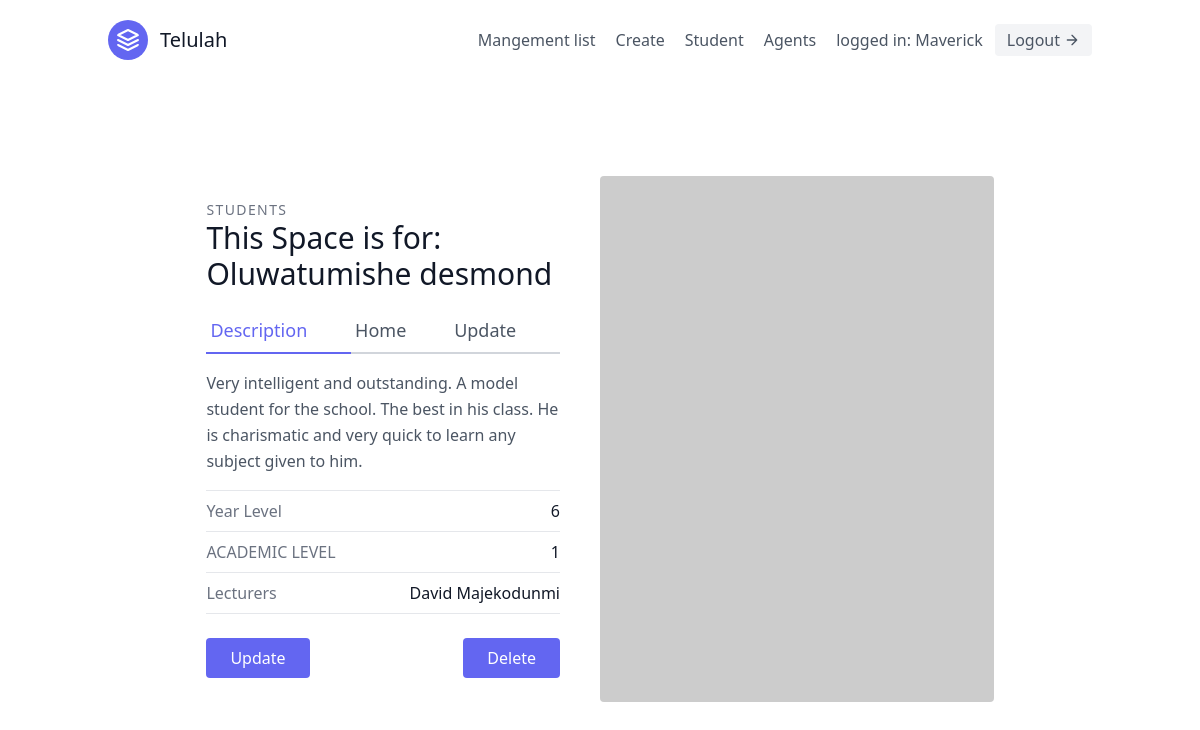
/app/students/1 (signed in), run on the app's committed database.
### app/models.py (models this page shows, shortened)
class User(AbstractUser):
    is_organisor = models.BooleanField(default=True)
    is_agent = models.BooleanField(default=False)
    is_admin=models.BooleanField('Is Admin',default=False)
    is_customer=models.BooleanField('Is Customer',default=True)
    class Meta(AbstractUser.Meta):
        swappable = 'AUTH_USER_MODEL'

class Students(models.Model):
    name = models.CharField(max_length=20)
    email = models.EmailField(max_length=25)
    Lecturers = models.ForeignKey(Lecturers, on_delete=models.CASCADE, null=True)
    year_level = models.CharField(choices=LEVEL, max_length=1)
    academic_level = models.CharField(choices=ACADEMIC_LEVEL, max_length=1)
    description = models.TextField()

class Lecturers(models.Model):
    name = models.CharField(max_length=20)
    email = models.EmailField(max_length=25)
    subjects_taught = models.CharField(choices=SUBJECTS, max_length=200)
    salary = models.IntegerField(max_length=200)
    level_of_expertise = models.CharField(choices=LEVEL_OF_EXPERTISE, max_length=1)
    years_of_experience = models.IntegerField()
    def salary(self):
        return self.salary
    def __str__(self):
        return self.name

### app/views.py (the view)
# urls.py: path('students/<int:pk>', app_student_detail, name='student_detail'),
@login_required
def app_student_detail(request, pk):
    model = Students.objects.get(id=pk)
    context = {
        'students': model
    }
    return render(request, 'app_student_list.html', context=context)

### app/templates/app_student_list.html
{% extends "base.html" %}
{% block content %}
<section class="text-gray-600 body-font overflow-hidden">
  <div class="container px-5 py-24 mx-auto">
    <div class="lg:w-4/5 mx-auto flex flex-wrap">
      <div class="lg:w-1/2 w-full lg:pr-10 lg:py-6 mb-6 lg:mb-0">
        <h2 class="text-sm title-font text-gray-500 tracking-widest">STUDENTS</h2>
        <h1 class="text-gray-900 text-3xl title-font font-medium mb-4">This Space is for: {{students.name}}</h1>
        <div class="flex mb-4">
          <a class="flex-grow text-indigo-500 border-b-2 border-indigo-500 py-2 text-lg px-1">Description</a>
          <a href='/' class="flex-grow border-b-2 border-gray-300 py-2 text-lg px-1">Home</a>
          <a href='{% url 'apps:student_update' user.pk %}' class="flex-grow border-b-2 border-gray-300 py-2 text-lg px-1">Update</a>
        </div>
        <p class="leading-relaxed mb-4">{{students.description}}</p>
        <div class="flex border-t border-gray-200 py-2">
          <span class="text-gray-500">Year Level</span>
          <span class="ml-auto text-gray-900">{{students.year_level}}</span>
        </div>
        <div class="flex border-t border-gray-200 py-2">
          <span class="text-gray-500">ACADEMIC LEVEL</span>
          <span class="ml-auto text-gray-900">{{students.academic_level}}</span>
        </div>
        <div class="flex border-t border-b mb-6 border-gray-200 py-2">
          <span class="text-gray-500">Lecturers</span>
          <span class="ml-auto text-gray-900">{{students.Lecturers}}</span>
        </div>
        <div class="flex">
          <button class="flex text-white bg-indigo-500 border-0 py-2 px-6 focus:outline-none hover:bg-indigo-600 rounded"><a href='{% url 'apps:student_update' user.pk %}'>Update</a></button>
          <button class="flex ml-auto text-white bg-indigo-500 border-0 py-2 px-6 focus:outline-none hover:bg-indigo-600 rounded"><a href='{% url 'apps:student_delete' user.pk %}'>Delete</a></button>
        </div>
      </div>
      <img alt="ecommerce" class="lg:w-1/2 w-full lg:h-auto h-64 object-cover object-center rounded" src="https://dummyimage.com/400x400">
    </div>
  </div>
</section>
{% endblock content %}

### app/templates/navbar.html (shortened to what this page needs)
<header class="text-gray-600 body-font">
  <div class="container mx-auto flex flex-wrap p-5 flex-col md:flex-row items-center">
    <a href='/'class="flex title-font font-medium items-center text-gray-900 mb-4 md:mb-0">
      <svg xmlns="http://www.w3.org/2000/svg" fill="none" stroke="currentColor" stroke-linecap="round" stroke-linejoin="round" stroke-width="2" class="w-10 h-10 text-white p-2 bg-indigo-500 rounded-full" viewBox="0 0 24 24">
        <path d="M12 2L2 7l10 5 10-5-10-5zM2 17l10 5 10-5M2 12l10 5 10-5"></path>
      </svg>
      <span class="ml-3 text-xl">Telulah</span>
    </a>
    <nav class="md:ml-auto flex flex-wrap items-center text-base justify-center">
      <a href='{% url 'apps:home' %}' class="mr-5 hover:text-gray-900">Mangement list</a>
      {% if not request.user.is_authenticated %}
      <a href="{% url 'signup'%}" class="mr-5 hover:text-gray-900">Signup</a>
      {%else%}
            <a href='{%url 'apps:create'%}' class="mr-5 hover:text-gray-900">Create</a>
            <a href='{% url 'apps:stu' %}' class="mr-5 hover:text-gray-900">Student</a>
            {% if request.user.is_organisor %}
            <a href='{% url 'agents:agents' %}' class="mr-5 hover:text-gray-900">Agents</a>
            {% endif %}
      {% endif %}
    </nav>
    {% if request.user.is_authenticated %}
       logged in: {{request.user.username}}
      <button class="ml-3 inline-flex items-center bg-gray-100 border-0 py-1 px-3 focus:outline-none hover:bg-gray-200 rounded text-base mt-4 md:mt-0"><a href="{% url 'logout'%}">Logout</a>
      <svg fill="none" stroke="currentColor" stroke-linecap="round" stroke-linejoin="round" stroke-width="2" class="w-4 h-4 ml-1" viewBox="0 0 24 24">
        <path d="M5 12h14M12 5l7 7-7 7"></path>
      </svg>
    </button>
    {% endif %}
  </div>
</header>

### data on the page
User: user.username "Maverick"
Students: name "Oluwatumishe desmond", description "Very intelligent and outstanding. A model student for the school. The best in his class. He is charismatic and very quick to learn any subject given to him.", year_level "6", academic_level "1", Lecturers "David Majekodunmi"
